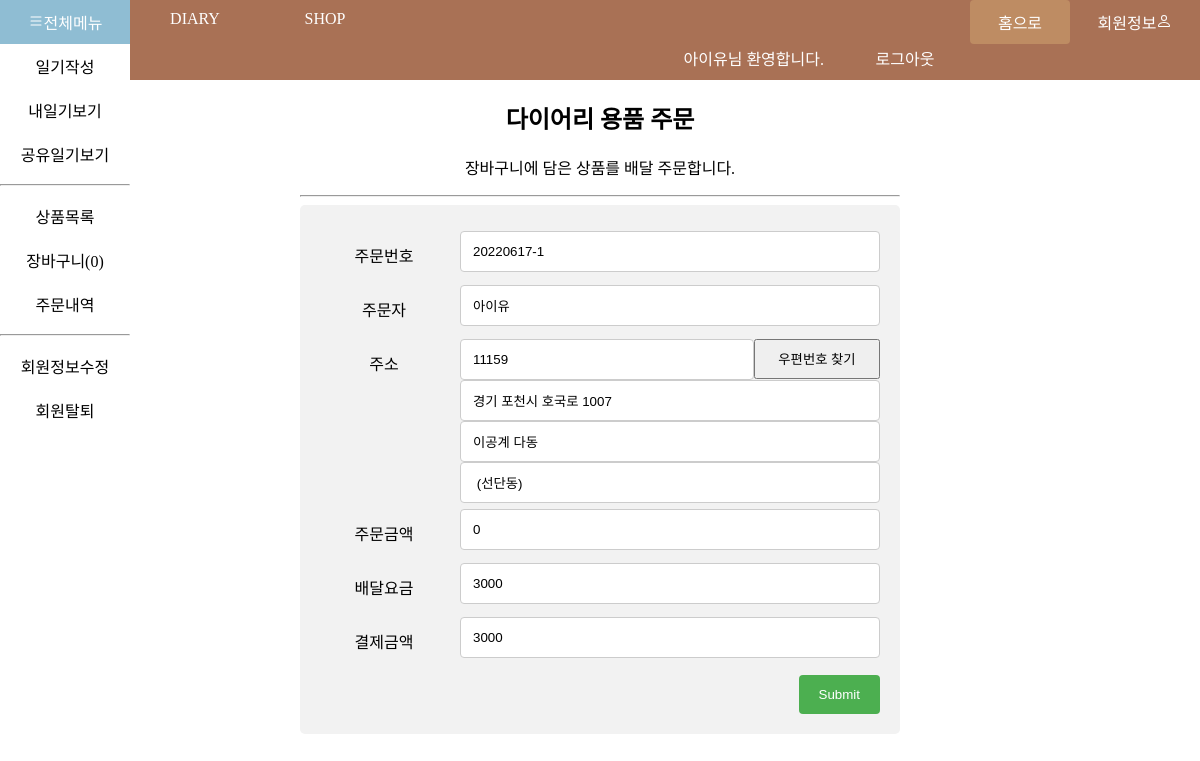
/ordernew.php (signed in), run on the app's committed database.
### tables this page shows
CREATE TABLE `user` (
  `email` varchar(20) NOT NULL,
  `pw` varchar(10) NOT NULL,
  `uname` varchar(10) NOT NULL,
  `birth` date NOT NULL,
  `telno` int(10) NOT NULL,
  `postcode` int(5) NOT NULL,
  `address` varchar(30) NOT NULL,
  `detailAddress` varchar(10) NOT NULL,
  `extraAddress` varchar(10) NOT NULL,
  `pwq` varchar(30) NOT NULL,
  `pwa` varchar(10) NOT NULL,
  `rdate` date NOT NULL,
  `point` int(10) NOT NULL,
  `role` varchar(10) NOT NULL,
  PRIMARY KEY (`email`)
);

### ordernew.php (the view, shortened to what this page needs)
<!DOCTYPE html>
<html>
<head>
	<link rel="stylesheet" href="menu.css">
    </head>
    <body>
		<header style="padding: 0;">
			<?php include_once('menu.php');?>
		</header>
		<div class="main">
	<?php
		$uname = $_SESSION['uname'];
		$email = $_SESSION['uid'];
		$amount = 0;
		$delamt = 3000;
		include_once('connect.php');
		$sql2 = "SELECT MAX(ordno) maxno FROM dorder";
		$result = $conn->query($sql2);
		$row = $result->fetch_assoc();
		$maxno = $row['maxno'];
		$front = substr($maxno, 0, strpos($maxno, '-'));
		$rear = substr($maxno, strpos($maxno, '-')+1, 2);
		$today = date("Ymd");
		if($today == $front) {
			$rear++;
			$ordno = $front."-".$rear;
		}
		else {
			$ordno = $today."-1";
		}
		$total = $amount + $delamt;
		$sql3 = "select * from user where email = '$email'";
		$result = $conn->query($sql3);
		if(isset($result) && $result->num_rows > 0) {
			$row = $result->fetch_assoc();
 	?>
			<h2>다이어리 용품 주문</h2>
			<p>장바구니에 담은 상품를 배달 주문합니다.</p>
			<hr>
			<div class="container">
			  <form action="ordernewproc.php" method="post">
				<div class="row">
				  <div class="col-25">
					<label for="fname">주문번호</label>
				  </div>
				  <div class="col-75">
					<input type="text" name="ordno" value="<?=$ordno?>" readonly>
				  </div>
				</div>
				<div class="row">
				  <div class="col-25">
					<label for="fname">주문자</label>
				  </div>
				  <div class="col-75">
					<input type="text" name="uname" value="<?=$uname?>" readonly>
				  </div>
				</div>
				<div class="row">
				  <div class="col-25">
					<label for="lname">주소</label>
				  </div>
				  <div class="col-75">
					<input type="text" id="sample6_postcode" name="postcode" value="<?=$row['postcode']?>">
					<input type="button" class="postcode" onclick="sample6_execDaumPostcode()" value="우편번호 찾기"><br>
					<input type="text" id="sample6_address" name="address" value="<?=$row['address']?>"><br>
					<input type="text" id="sample6_detailAddress" name="detailAddress" value="<?=$row['detailAddress']?>">
					<input type="text" id="sample6_extraAddress" name="extraAddress" value="<?=$row['extraAddress']?>">
				  </div>
				</div>
				<div class="row">
				  <div class="col-25">
					<label for="fname">주문금액</label>
				  </div>
				  <div class="col-75">
					<input type="text" name="amount" value="<?=$amount?>" readonly>
				  </div>
				</div>
				<div class="row">
				  <div class="col-25">
					<label for="fname">배달요금</label>
				  </div>
				  <div class="col-75">
					<input type="text" name="delamt" value="<?=$delamt?>" readonly>
				  </div>
				</div>
				<div class="row">
				  <div class="col-25">
					<label for="fname">결제금액</label>
				  </div>
				  <div class="col-75">
					<input type="text" name="total" value="<?=$total?>" readonly>
				  </div>
				</div>
				<div class="row">
				  <input type="submit" value="Submit">
				</div>
			  </form>
			</div>
			<?php } ?>
			</div>
	</body>
</html>

### ordernew.php (style rules this page uses)
* { box-sizing: border-box; }
body { margin: 0; text-align: center; }
body .main { width: 600px; margin-left: auto; margin-right: auto; }
input[type=text], input[type=password], select, textarea { width: 100%; padding: 12px; border: 1px solid #ccc; border-radius: 4px; resize: vertical; }
label { padding: 12px 12px 12px 0; display: inline-block; }
input[type=submit] { background-color: #4CAF50; color: white; padding: 12px 20px; border: none; border-radius: 4px; cursor: pointer; margin-top: 10px; float: right; }
.container { border-radius: 5px; background-color: #f2f2f2; padding: 20px; }
.col-25 { float: left; width: 25%; margin-top: 6px; }
.col-75 { float: left; width: 75%; margin-top: 6px; }
.row:after { content: ""; display: table; clear: both; }
#sample6_postcode { display: inline; width:70%; }
.postcode { float:right; display: inline; width:30%; height:40px; }

### data on the page
user: postcode "11159", address "경기 포천시 호국로 1007", detailAddress "이공계 다동", extraAddress "(선단동)"

### other printed values
$row['rowcnt'] "0"
$uname "아이유"
